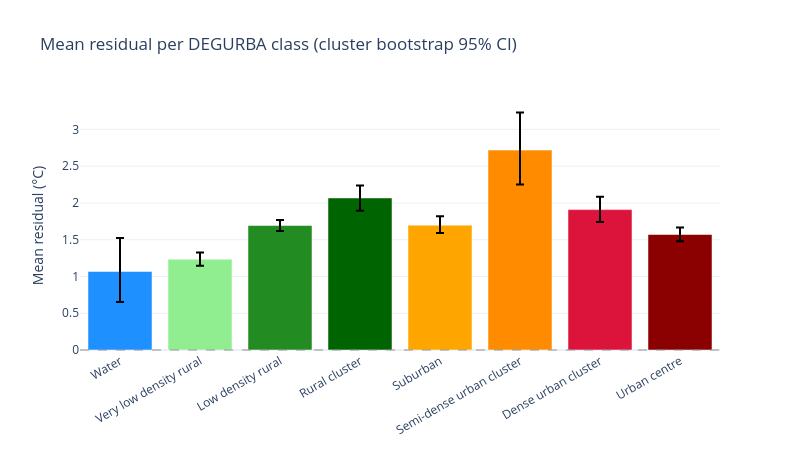

The notebook cell saved with this chart:
### Code cell
fig = go.Figure()
fig.add_trace(
    go.Bar(
        x=degurba_order,
        y=means,
        marker_color=degurba_colors[: len(degurba_order)],
        error_y=dict(
            type="data",
            symmetric=False,
            array=ci_hi - means,
            arrayminus=means - ci_lo,
            color="black",
            thickness=2,
            width=4,
        ),
        showlegend=False,
        hovertemplate="%{x}<br>Mean: %{y:.3f} °C<extra></extra>",
    ),
)
fig.add_hline(y=0, line_dash="dash", line_color="grey", opacity=0.4)
fig.update_layout(
    height=450,
    width=800,
    template="plotly_white",
    title="Mean residual per DEGURBA class (cluster bootstrap 95% CI)",
    yaxis_title="Mean residual (°C)",
    xaxis_tickangle=-30,
)
fig.show()

### Figure 1 — Plotly figure (JSON) as saved in the notebook; plotly's stock layout.template omitted (floating-point values rounded to 4 significant figures)
{"data": [{"error_y": {"array": [0.4558, 0.09096, 0.07712, 0.1704, 0.12, 0.5102, 0.1763, 0.09555], "arrayminus": [0.4137, 0.09024, 0.07467, 0.1749, 0.1065, 0.468, 0.1683, 0.09271], "color": "black", "symmetric": false, "thickness": 2, "type": "data", "width": 4}, "hovertemplate": "%{x}<br>Mean: %{y:.3f} °C<extra></extra>", "marker": {"color": ["rgb(30,144,255)", "rgb(144,238,144)", "rgb(34,139,34)", "rgb(0,100,0)", "rgb(255,165,0)", "rgb(255,140,0)", "rgb(220,20,60)", "rgb(139,0,0)"]}, "showlegend": false, "type": "bar", "x": ["Water", "Very low density rural", "Low density rural", "Rural cluster", "Suburban", "Semi-dense urban cluster", "Dense urban cluster", "Urban centre"], "y": [1.067, 1.235, 1.692, 2.067, 1.697, 2.718, 1.909, 1.57]}], "layout": {"height": 450, "shapes": [{"line": {"color": "grey", "dash": "dash"}, "opacity": 0.4, "type": "line", "x0": 0, "x1": 1, "xref": "x domain", "y0": 0, "y1": 0, "yref": "y"}], "title": {"text": "Mean residual per DEGURBA class (cluster bootstrap 95% CI)"}, "width": 800, "xaxis": {"tickangle": -30}, "yaxis": {"title": {"text": "Mean residual (°C)"}}}}
